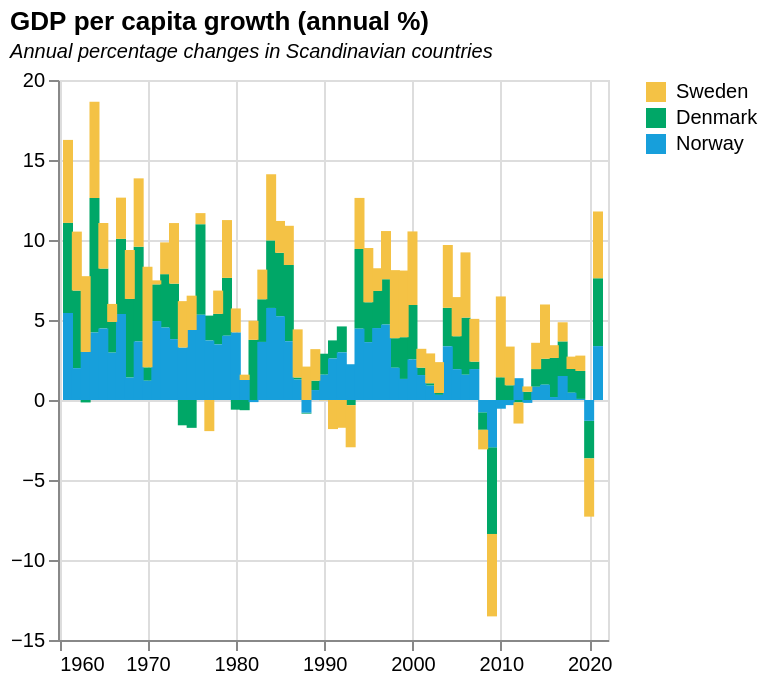

Describe this chart as a Vega-Lite specification.
### Vega-Lite specification from a JSON file in a GitHub repository (floating-point values rounded to 4 significant figures; data arrays with more than 128 entries replaced by an {"elided": "..."} marker saying what was removed)
{"$schema": "https://vega.github.io/schema/vega-lite/v5.json", "title": {"text": "GDP per capita growth (annual %)", "subtitle": "Annual percentage changes in Scandinavian countries", "subtitleFontStyle": "italic", "subtitleFontSize": 10, "anchor": "start", "color": "black"}, "data": {"values": {"elided": "183 records"}}, "mark": "bar", "width": 275, "height": 280, "encoding": {"x": {"field": "Year", "sort": "-x", "type": "temporal", "title": null}, "y": {"field": "GDP growth (annual %)", "title": null, "type": "quantitative", "scale": {"domain": [-15, 20]}}, "color": {"field": "Country Name", "type": "nominal", "scale": {"domain": ["Sweden", "Denmark", "Norway"], "range": ["#f4c245", "#00a767", "#179fdb", "#36b7b4", "#122b39"]}, "title": null}}}
